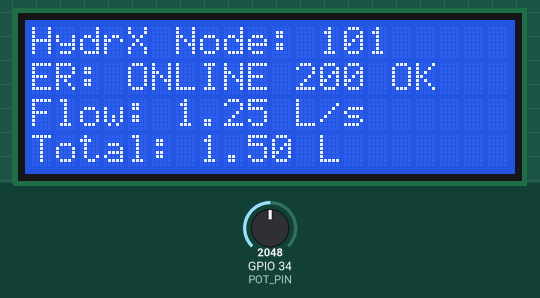
The sketch below on a simulated ESP32. On the bench: 20×4 character LCD. The inputs (shaded band) are chosen by the test bench; at power-on: GPIO 34 (POT_PIN) = 2048. WiFi joins after 1.5 s; servers stay silent unless stated; uploads are accepted with an empty reply; what the sketch prints to the serial monitor is not drawn.

Above: at 3.0 s.
3.1 s: GPIO 34 (POT_PIN) set to 2866
At 5.2 s:
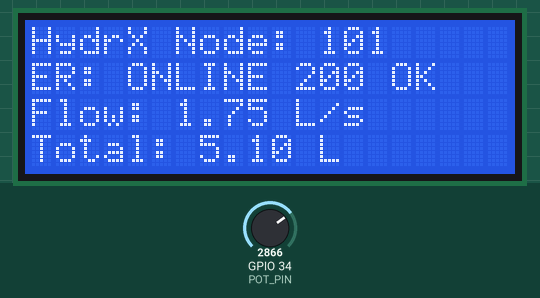
6.1 s: GPIO 34 (POT_PIN) set to 3603
At 7.5 s:
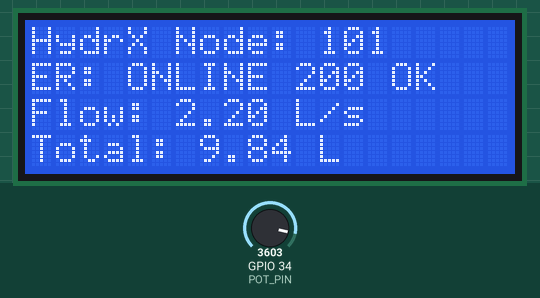
9.1 s: GPIO 34 (POT_PIN) set to 4095
At 10.9 s:
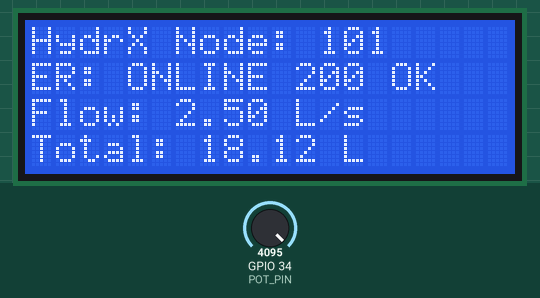
Timing chart, 0 to 12.4 s (numbered marks = the images above; inputs shaded):
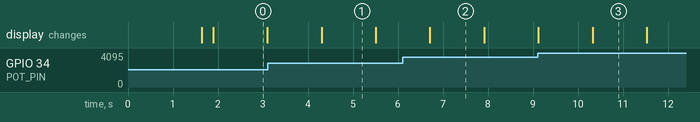

The sketch:

sketch.ino
```cpp
/**
 * HydrX Protocol - ESP32 Smart Water Meter Hardware Firmware
 * Target Platform: ESP32 Dev Module (Wokwi & Physical Hardware)
 * Network: Solana DePIN on MagicBlock Ephemeral Rollups
 */

#include <WiFi.h>
#include <WiFiClientSecure.h>
#include <HTTPClient.h>
#include <Wire.h>
#include <LiquidCrystal_I2C.h>

const char* ssid = "Wokwi-GUEST";
const char* password = "";

// Dynamic candidates to reach the HydrX Relayer:
// 1. Cloud Deployed Relayer: Reaches the live Relayer from Wokwi Web Simulator across the internet
// 2. host.wokwi.internal: Reaches local Relayer (port 3005) from Wokwi VS Code Simulator
// 3. Current Host LAN IP: Direct LAN bridge to local Mac relayer (10.116.252.76)
// 4. localhost: Standard loopback fallback
// 5. 10.0.2.2: QEMU virtual router gateway
const char* RELAYER_ENDPOINTS[] = {
  "https://hydrx-relayer.onrender.com/api/telemetry",
  "http://host.wokwi.internal:3005/api/telemetry",
  "http://10.116.252.76:3005/api/telemetry",
  "http://localhost:3005/api/telemetry",
  "http://10.0.2.2:3005/api/telemetry"
};
const int NUM_ENDPOINTS = 5;
int activeEndpointIndex = 0;

const char* DEVICE_ID = "HYDRX-NODE-101";
const int POT_PIN = 34; // Linear slide potentiometer simulating water valve flow

LiquidCrystal_I2C lcd(0x27, 20, 4);

float totalLiters = 0.0;
unsigned long lastSendTime = 0;
const unsigned long SEND_INTERVAL_MS = 1200;

void sendTelemetry(float currentFlow, float litersIncrement);

void setup() {
  Serial.begin(115200);
  pinMode(POT_PIN, INPUT);

  Wire.begin(21, 22);
  lcd.init();
  lcd.backlight();

  lcd.setCursor(0, 0);
  lcd.print("HydrX Solana DePIN ");
  lcd.setCursor(0, 1);
  lcd.print("Connecting WiFi... ");

  WiFi.begin(ssid, password);
  while (WiFi.status() != WL_CONNECTED) {
    delay(250);
    Serial.print(".");
  }

  Serial.println("\n[WiFi] Connected to Wokwi-GUEST");
  lcd.clear();
  lcd.setCursor(0, 0);
  lcd.print("HydrX Node: 101    ");
  lcd.setCursor(0, 1);
  lcd.print("MagicBlock: SYNC   ");

  // Send initial boot registration telemetry pulse
  Serial.println("[Boot] Transmitting initial telemetry registration pulse...");
  sendTelemetry(0.15, 0.05);
}

void loop() {
  int potValue = analogRead(POT_PIN);
  // Map 0-4095 ADC to 0.00 - 2.50 L/s flow rate
  float flowRate = (potValue / 4095.0) * 2.50;

  if (millis() - lastSendTime >= SEND_INTERVAL_MS) {
    lastSendTime = millis();

    float litersThisInterval = flowRate * (SEND_INTERVAL_MS / 1000.0);
    totalLiters += litersThisInterval;

    lcd.setCursor(0, 2);
    lcd.print("Flow: ");
    lcd.print(flowRate, 2);
    lcd.print(" L/s   ");

    lcd.setCursor(0, 3);
    lcd.print("Total: ");
    lcd.print(totalLiters, 2);
    lcd.print(" L   ");

    // Send telemetry ONLY when water is actively flowing (flowRate > 0.05 L/s)
    if (flowRate > 0.05) {
      sendTelemetry(flowRate, litersThisInterval);
    }
  }

  delay(50);
}

void sendTelemetry(float currentFlow, float litersIncrement) {
  if (WiFi.status() != WL_CONNECTED) return;

  String status = "NORMAL";
  if (currentFlow < 0.35) status = "CONSERVING";
  else if (currentFlow > 1.20) status = "HIGH_SURGE";

  String jsonPayload = "{";
  jsonPayload += "\"deviceId\":\"" + String(DEVICE_ID) + "\",";
  jsonPayload += "\"litersUsed\":" + String(litersIncrement, 3) + ",";
  jsonPayload += "\"timestamp\":" + String(millis() / 1000) + ",";
  jsonPayload += "\"signature\":\"0x" + String(DEVICE_ID) + "-SOLANA-SIG-" + String(millis()) + "\",";
  jsonPayload += "\"status\":\"" + status + "\"";
  jsonPayload += "}";

  int httpResponseCode = -1;

  // Try current active endpoint first; cycle through fallbacks if unreachable
  for (int attempt = 0; attempt < NUM_ENDPOINTS; attempt++) {
    int epIdx = (activeEndpointIndex + attempt) % NUM_ENDPOINTS;
    const char* targetUrl = RELAYER_ENDPOINTS[epIdx];

    HTTPClient http;
    http.setTimeout(2500);

    bool isHttps = (strncmp(targetUrl, "https://", 8) == 0);
    WiFiClientSecure secureClient;
    WiFiClient plainClient;

    if (isHttps) {
      secureClient.setInsecure();
      http.begin(secureClient, targetUrl);
    } else {
      http.begin(plainClient, targetUrl);
    }

    http.addHeader("Content-Type", "application/json");

    httpResponseCode = http.POST(jsonPayload);
    http.end();

    if (httpResponseCode == 200 || httpResponseCode == 201) {
      activeEndpointIndex = epIdx;
      Serial.print("[ER OK] Sent to: ");
      Serial.print(targetUrl);
      Serial.print(" -> HTTP ");
      Serial.println(httpResponseCode);
      break;
    } else {
      Serial.print("[Retry] Failed on ");
      Serial.print(targetUrl);
      Serial.print(" (code: ");
      Serial.print(httpResponseCode);
      Serial.println(")");
    }
  }

  lcd.setCursor(0, 1);
  if (httpResponseCode == 200 || httpResponseCode == 201) {
    lcd.print("ER: ONLINE 200 OK  ");
  } else {
    lcd.print("ER: RETRYING...    ");
  }
}
```

Measured:
- what the display in image 0 shows lasts 1.2 s, from 1.9 s to 3.1 s
